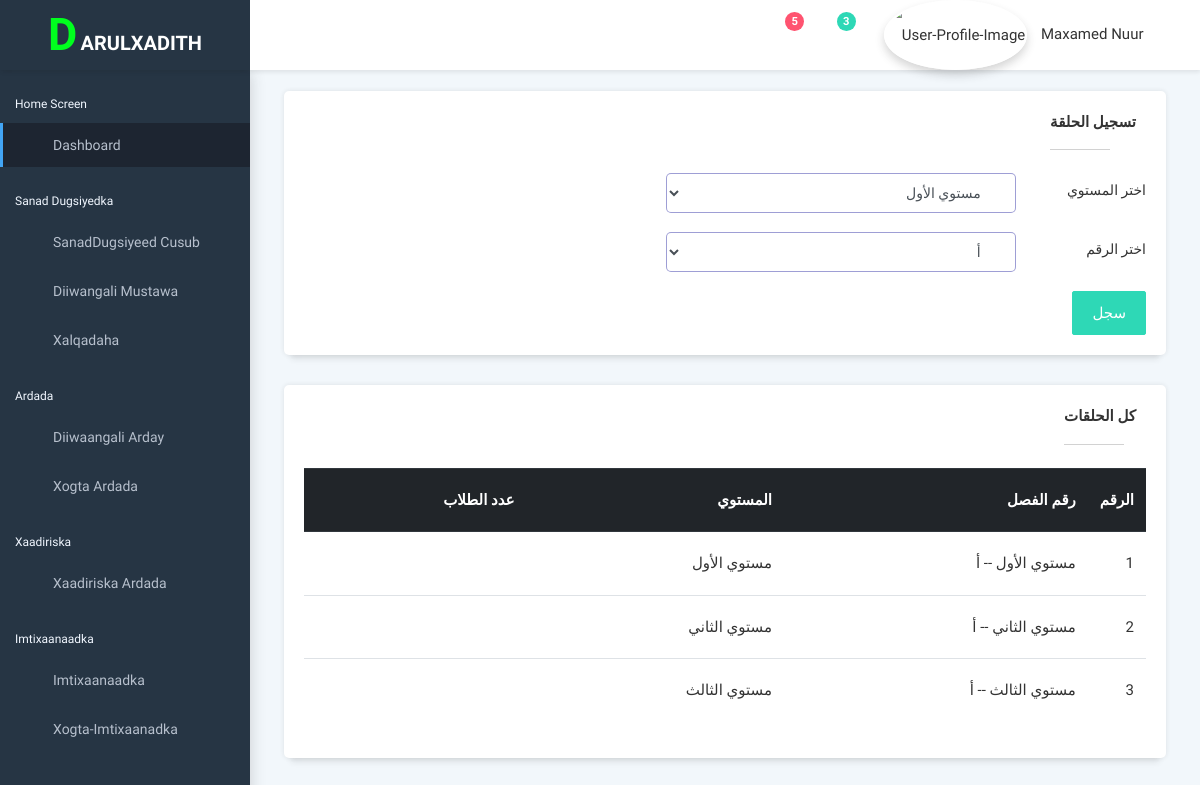
The page /xalqadaha/ on the database as committed earlier.
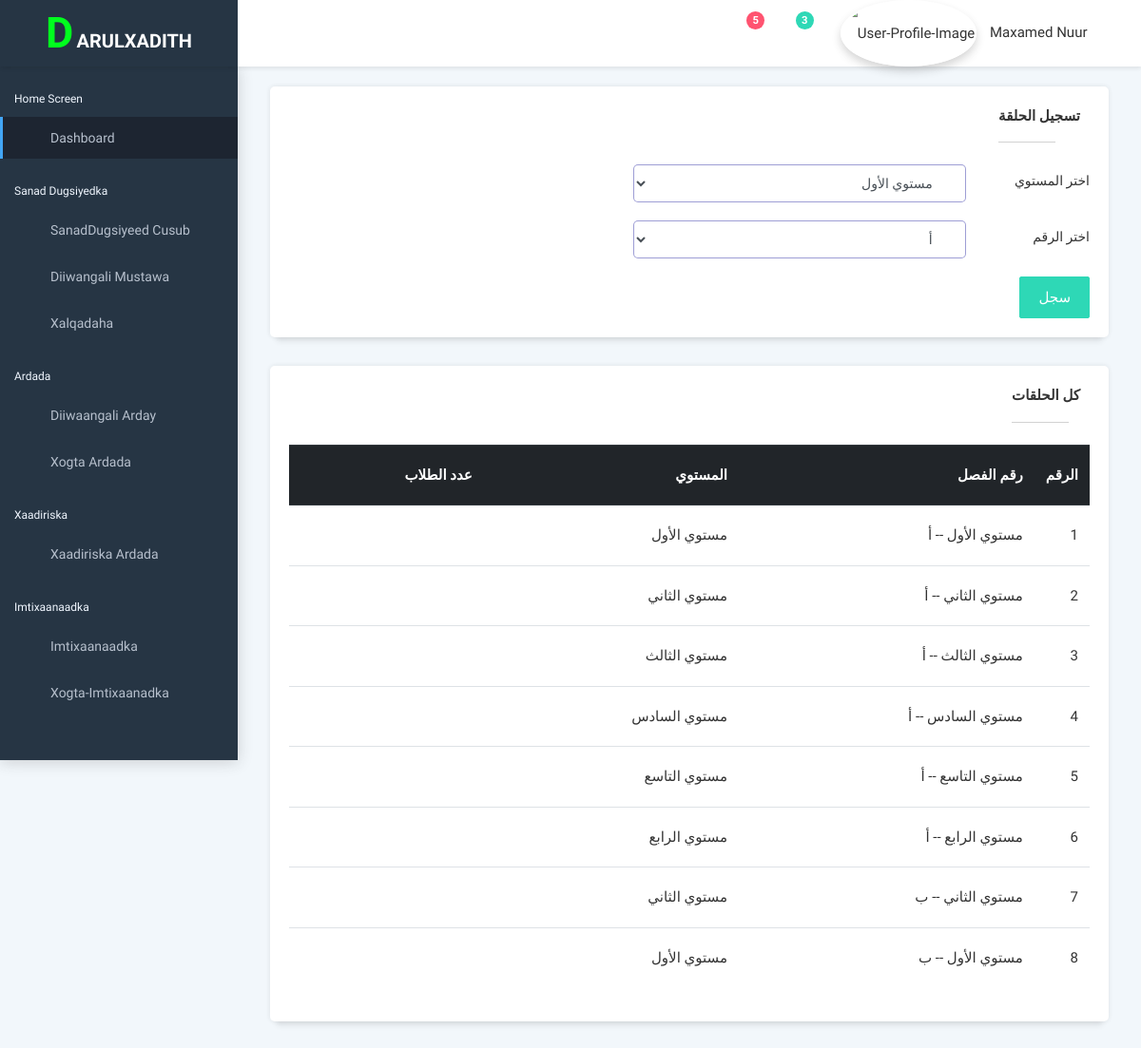
The same page on the database as committed later.
### darulxadith_system/models.py (models this page shows)
class Xalqada(models.Model):
    mustawaha=models.ForeignKey(Mustawaha,on_delete=models.CASCADE)
    magacaXalqada=models.CharField(max_length=255)
    def __str__(self) -> str:
        return str(self.mustawaha) +" -- "+ self.magacaXalqada

class Mustawaha(models.Model):
    magacaMustawaha=models.CharField(max_length=100)
    sanadDugsiyeedka=models.ForeignKey(SanadDugsiyeedka,on_delete=models.CASCADE)
    maadoyinka=models.CharField(max_length=1000)
    def __str__(self) -> str:
        return self.magacaMustawaha

### darulxadith_system/views.py (the view, shortened to what this page needs)
# urls.py: path('xalqadaha/',views.addXalqad),
def addXalqad(request):
    state=''
    xalqadaha = Xalqada.objects.all()
    mustawayasha=Mustawaha.objects.all()
    data={
        'mustawayasha':mustawayasha,
        'xalqadaha':xalqadaha,
        'state':state
    }
    return render(request,'darulxadith_pr/xalqadaha.html',data)

### templates/darulxadith_pr/xalqadaha.html (shortened to what the changed rows need)
{% extends 'base.html' %}
{% load jalali_tags %}
{% load static %}
{% block content %}
<link href="{% static "hijriStatic/css/bootstrap-datetimepicker.min.css" %}" rel="stylesheet" />
<div class="pcoded-content" dir="rtl" style="text-align: right; font-family: 'Amiri', serif;">
    <div class="pcoded-inner-content">
        <div class="main-body">
            <div class="page-wrapper">
                <div class="page-body">
                    <div class="row">
                        <div class="col-sm-12">
                            <div class="card">
                                <div class="card-block">
                                    <table class="table table-hover">
                                        <thead class="thead-dark">
                                            <th width="10px" >الرقم</th>
                                            <th>رقم الفصل </th>
                                            <th>المستوي</th>
                                            <th>عدد الطلاب</th>
                                        </thead>
                                        <tbody>
                                            {% for xalqada in xalqadaha %}
                                            <tr onclick="location.href='/xogta_xalqadaan/{{xalqada.pk}}/' ">
                                                <td>{{ forloop.counter }}</td>
                                                <td>{{ xalqada }}</td>
                                                <td>{{ xalqada.mustawaha }}</td>
                                                <td>{{ xalqada.all.count }}</td>
                                            </tr>
                                            {% endfor %}
                                        </tbody>
                                    </table>
                                </div>
                            </div>
                        </div>
                    </div>
                </div>
            </div>
        </div>
    </div>
</div>
{% endblock %}

Rows that differ between the two databases and show on the page:
added Xalqada: mustawaha+magacaXalqada "مستوي السادس -- أ", mustawaha "مستوي السادس"
added Xalqada: mustawaha+magacaXalqada "مستوي التاسع -- أ", mustawaha "مستوي التاسع"
added Xalqada: mustawaha+magacaXalqada "مستوي الرابع -- أ", mustawaha "مستوي الرابع"
added Xalqada: mustawaha+magacaXalqada "مستوي الثاني -- ب", mustawaha "مستوي الثاني"
added Xalqada: mustawaha+magacaXalqada "مستوي الأول -- ب", mustawaha "مستوي الأول"
